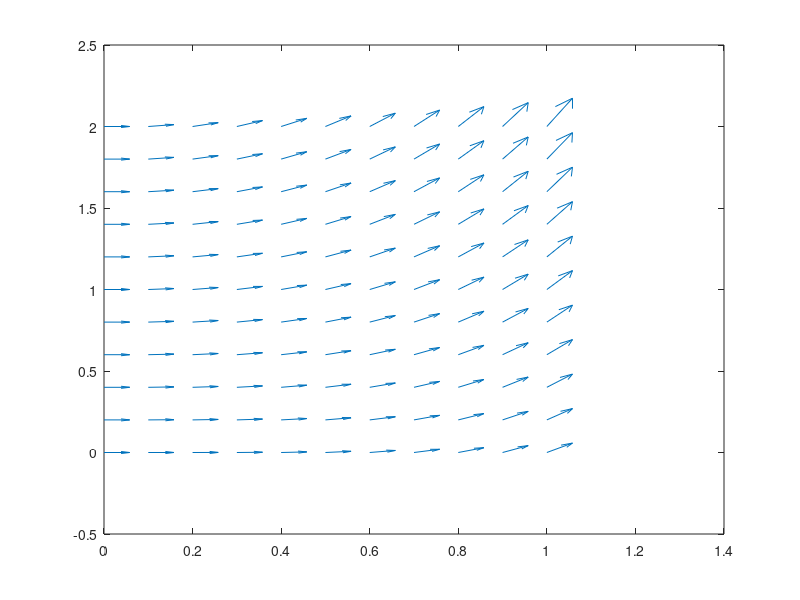

Reproduce this figure in MATLAB.
1;
clear
format long
output_precision(16)


[t,y] = meshgrid(0:0.1:1,0:0.2:2);
u = ones(size(t));
dy = t.*y+t.^3;
quiver(t,y,u,dy)